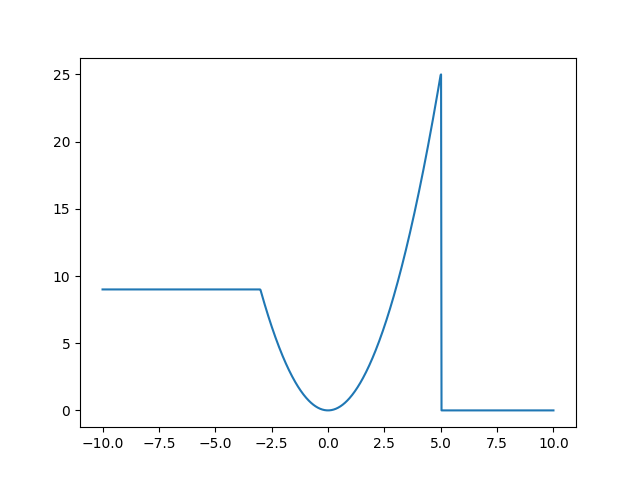

This figure's Python source:
import matplotlib.pyplot as plt
import numpy as np

def func(x, a, b):
    y = np.zeros(len(x))
    for i in range(len(x)):
        if x[i] < a:
            y[i] = a ** 2
        elif a <= x[i] <= b:
            y[i] = x[i] ** 2
        else:
            y[i] = b ** 2
            return y


x = np.linspace(-10, 10, 1000)
y = func(x, -3, 5)

plt.plot(x, y)
plt.savefig("lab_6_dop3.png")